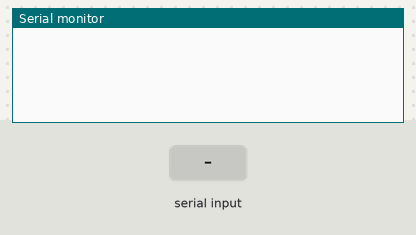
Recording of a sketch running on a simulated ESP8266 (NodeMCU). Shown: the last lines printed to the serial monitor. Inputs (shaded band) come from the test bench.

Above: at 1.2 s.
1.3 s: "1\n" received over the second serial link
At 2.4 s:
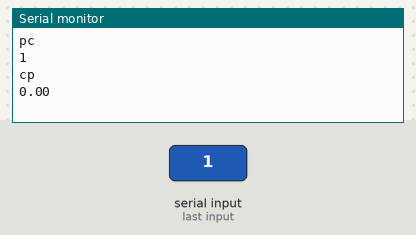
3.5 s: "90,45\n" received over the second serial link
At 5.2 s:
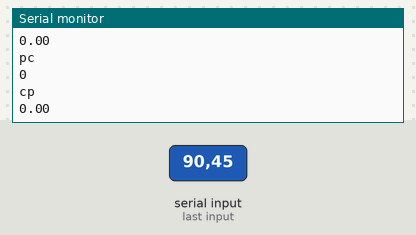

The sketch:

WiFi_Mega.ino
```cpp
//MAC Address:  38:2B:78:03:83:8B
//D20 D21
//i2c D1,D2
const int RXpin = D3;
const int TXpin = D4;

#include <ESP8266WiFi.h>
#include <espnow.h>
#include <SoftwareSerial.h>
SoftwareSerial s(RXpin,TXpin);
uint8_t broadcastAddress[] = {0x50,0x02,0x91,0xDC,0xE7,0x3E};

bool photocellStatus = false;
float compassData;

typedef struct struct_message {
  char a[32];
  int b;
  float c;
  String d;
  bool e;
} struct_message;

typedef struct test{
  String str;
}test;
String sss = "test";
// Create a struct_message called myData
struct_message myData;
test receive;

unsigned long lastTime = 0;
unsigned long timerDelay = 2000;  // send readings timer

void setup() {
  Serial.begin(115200);
  s.begin(9600);
  pinMode(RXpin, INPUT);
  pinMode(TXpin,OUTPUT);
  while(!Serial);
  while(!s);
  // Set device as a Wi-Fi Station
  WiFi.mode(WIFI_STA);

  // Init ESP-NOW
  if (esp_now_init() != 0) {
    Serial.println("Error initializing ESP-NOW");
    return;
  }

  // Once ESPNow is successfully Init, we will register for Send CB to
  // get the status of Trasnmitted packet
  esp_now_set_self_role(ESP_NOW_ROLE_CONTROLLER);
  esp_now_register_send_cb(OnDataSent);

  esp_now_add_peer(broadcastAddress, ESP_NOW_ROLE_SLAVE, 1, NULL, 0);

  esp_now_register_recv_cb(OnDataRecv);

}

void loop() {
  delay(1000);
  if ((millis() - lastTime) > timerDelay) {
    //strcpy(myData.a, "THIS IS A CHAR");

    //esp_now_send(broadcastAddress, (uint8_t *) &sss, sizeof(sss));

    lastTime = millis();
  }
  String data;
  while(s.available())
  {
    char temp = s.read();
    if(temp == '\n')
    {
      break;
    }
    else
    {
      data += temp;
    }
  }
  if(data != "")
  {
    decode(data, photocellStatus, compassData);
    Serial.println("pc");
    Serial.println(photocellStatus);
    Serial.println("cp");
    Serial.println(compassData);
  }

}

void OnDataSent(uint8_t *mac_addr, uint8_t sendStatus) {
  //Serial.print("Last Packet Send Status: ");
  if (sendStatus == 0){
    //Serial.println("Delivery success");
  }
  else{
    Serial.println("Delivery fail");
  }
}

void OnDataRecv(uint8_t * mac, uint8_t *incomingData, uint8_t len)
{
  memcpy(&receive, incomingData, sizeof(receive));
  Serial.println(receive.str);
  delay(100);
  s.print(receive.str + '\n');
}

void decode(String d, bool& b, float& f)
{
  char temp = d.charAt(0);
  d = d.substring(1);
  if(temp == '1')
  {
    b = true;
  }
  else
  {
    b = false;
  }
  f = d.toFloat();
}
```

Measured:
- after the input at 1.3 s, the serial monitor: prints a new line after 0.70 s (image 1)
- after the input at 3.5 s, the serial monitor: prints a new line after 0.50 s (image 2)
